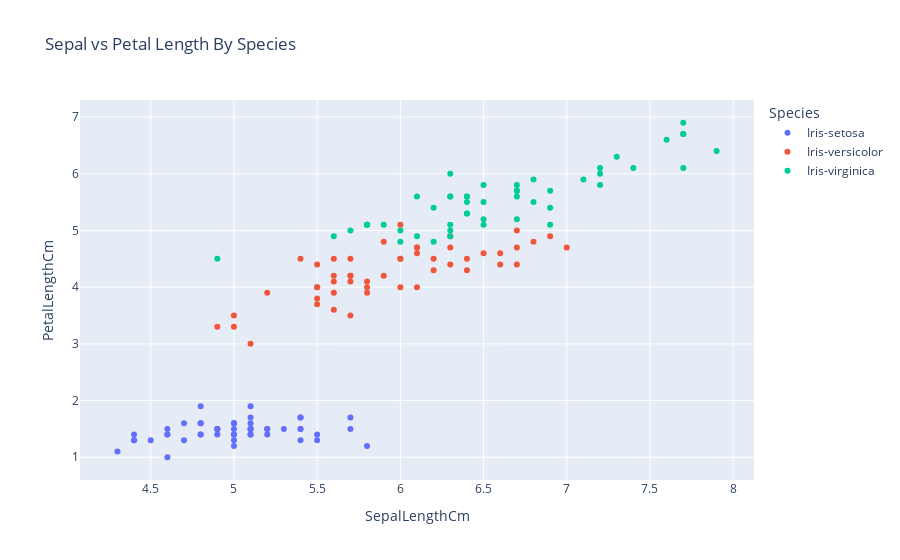

Notebook source saved alongside this figure:
### Code cell
px.scatter(df,x='SepalLengthCm',y='PetalLengthCm',color='Species',title='Sepal vs Petal Length By Species')

### Figure 1 — Plotly figure (JSON) as saved in the notebook; plotly's stock layout.template omitted (floating-point values rounded to 4 significant figures)
{"data": [{"hovertemplate": "Species=Iris-setosa<br>SepalLengthCm=%{x}<br>PetalLengthCm=%{y}<extra></extra>", "legendgroup": "Iris-setosa", "marker": {"color": "#636efa", "symbol": "circle"}, "mode": "markers", "name": "Iris-setosa", "orientation": "v", "showlegend": true, "type": "scatter", "x": [5.1, 4.9, 4.7, 4.6, 5, 5.4, 4.6, 5, 4.4, 4.9, 5.4, 4.8, 4.8, 4.3, 5.8, 5.7, 5.4, 5.1, 5.7, 5.1, 5.4, 5.1, 4.6, 5.1, 4.8, 5, 5, 5.2, 5.2, 4.7, 4.8, 5.4, 5.2, 5.5, 4.9, 5, 5.5, 4.9, 4.4, 5.1, 5, 4.5, 4.4, 5, 5.1, 4.8, 5.1, 4.6, 5.3, 5], "xaxis": "x", "y": [1.4, 1.4, 1.3, 1.5, 1.4, 1.7, 1.4, 1.5, 1.4, 1.5, 1.5, 1.6, 1.4, 1.1, 1.2, 1.5, 1.3, 1.4, 1.7, 1.5, 1.7, 1.5, 1, 1.7, 1.9, 1.6, 1.6, 1.5, 1.4, 1.6, 1.6, 1.5, 1.5, 1.4, 1.5, 1.2, 1.3, 1.5, 1.3, 1.5, 1.3, 1.3, 1.3, 1.6, 1.9, 1.4, 1.6, 1.4, 1.5, 1.4], "yaxis": "y"}, {"hovertemplate": "Species=Iris-versicolor<br>SepalLengthCm=%{x}<br>PetalLengthCm=%{y}<extra></extra>", "legendgroup": "Iris-versicolor", "marker": {"color": "#EF553B", "symbol": "circle"}, "mode": "markers", "name": "Iris-versicolor", "orientation": "v", "showlegend": true, "type": "scatter", "x": [7, 6.4, 6.9, 5.5, 6.5, 5.7, 6.3, 4.9, 6.6, 5.2, 5, 5.9, 6, 6.1, 5.6, 6.7, 5.6, 5.8, 6.2, 5.6, 5.9, 6.1, 6.3, 6.1, 6.4, 6.6, 6.8, 6.7, 6, 5.7, 5.5, 5.5, 5.8, 6, 5.4, 6, 6.7, 6.3, 5.6, 5.5, 5.5, 6.1, 5.8, 5, 5.6, 5.7, 5.7, 6.2, 5.1, 5.7], "xaxis": "x", "y": [4.7, 4.5, 4.9, 4, 4.6, 4.5, 4.7, 3.3, 4.6, 3.9, 3.5, 4.2, 4, 4.7, 3.6, 4.4, 4.5, 4.1, 4.5, 3.9, 4.8, 4, 4.9, 4.7, 4.3, 4.4, 4.8, 5, 4.5, 3.5, 3.8, 3.7, 3.9, 5.1, 4.5, 4.5, 4.7, 4.4, 4.1, 4, 4.4, 4.6, 4, 3.3, 4.2, 4.2, 4.2, 4.3, 3, 4.1], "yaxis": "y"}, {"hovertemplate": "Species=Iris-virginica<br>SepalLengthCm=%{x}<br>PetalLengthCm=%{y}<extra></extra>", "legendgroup": "Iris-virginica", "marker": {"color": "#00cc96", "symbol": "circle"}, "mode": "markers", "name": "Iris-virginica", "orientation": "v", "showlegend": true, "type": "scatter", "x": [6.3, 5.8, 7.1, 6.3, 6.5, 7.6, 4.9, 7.3, 6.7, 7.2, 6.5, 6.4, 6.8, 5.7, 5.8, 6.4, 6.5, 7.7, 7.7, 6, 6.9, 5.6, 7.7, 6.3, 6.7, 7.2, 6.2, 6.1, 6.4, 7.2, 7.4, 7.9, 6.4, 6.3, 6.1, 7.7, 6.3, 6.4, 6, 6.9, 6.7, 6.9, 5.8, 6.8, 6.7, 6.7, 6.3, 6.5, 6.2, 5.9], "xaxis": "x", "y": [6, 5.1, 5.9, 5.6, 5.8, 6.6, 4.5, 6.3, 5.8, 6.1, 5.1, 5.3, 5.5, 5, 5.1, 5.3, 5.5, 6.7, 6.9, 5, 5.7, 4.9, 6.7, 4.9, 5.7, 6, 4.8, 4.9, 5.6, 5.8, 6.1, 6.4, 5.6, 5.1, 5.6, 6.1, 5.6, 5.5, 4.8, 5.4, 5.6, 5.1, 5.1, 5.9, 5.7, 5.2, 5, 5.2, 5.4, 5.1], "yaxis": "y"}], "layout": {"legend": {"title": {"text": "Species"}, "tracegroupgap": 0}, "title": {"text": "Sepal vs Petal Length By Species"}, "xaxis": {"anchor": "y", "domain": [0, 1], "title": {"text": "SepalLengthCm"}}, "yaxis": {"anchor": "x", "domain": [0, 1], "title": {"text": "PetalLengthCm"}}}}
